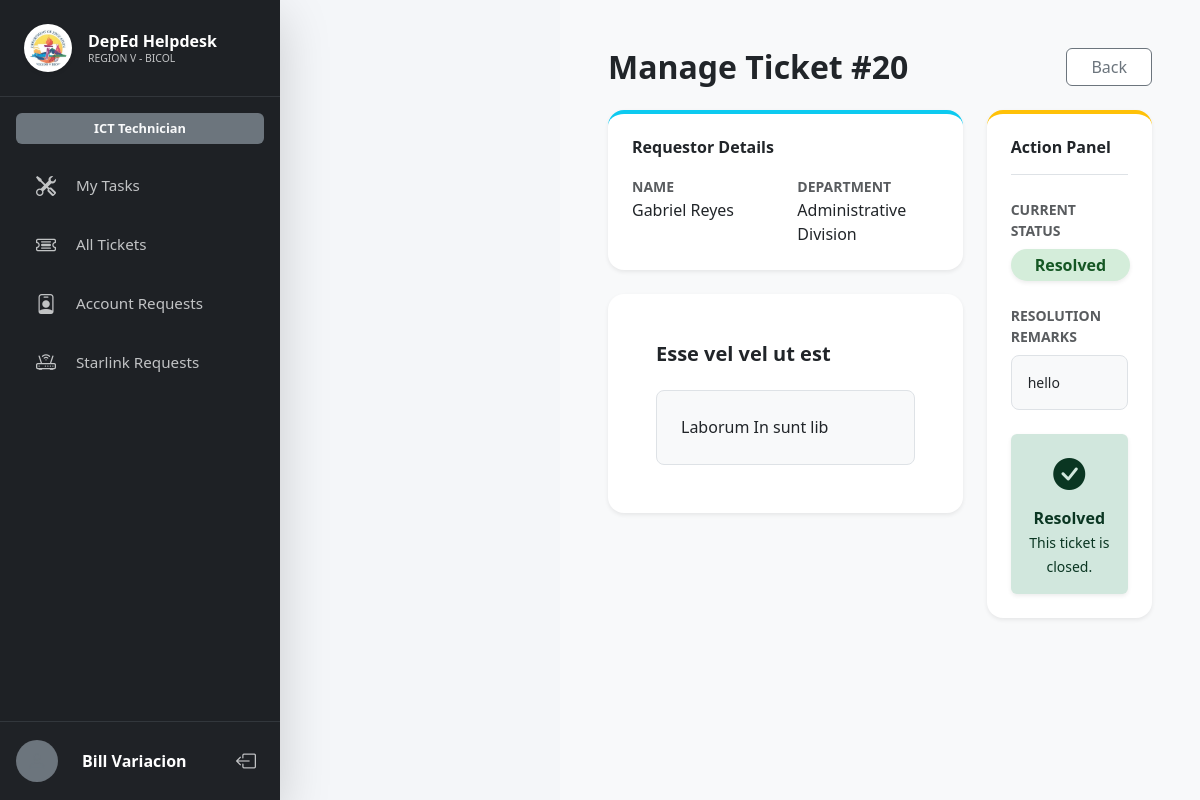
The app's page /manage_ticket.php?id=20 (signed in) with its own data.
### tables this page shows
CREATE TABLE `ticket` (
  `ticketId` int NOT NULL,
  `subject` varchar(150) NOT NULL,
  `description` text NOT NULL,
  `priority` enum('Low','Medium','High') DEFAULT 'Medium',
  `status` enum('Pending','Processing','Resolved','Completed') DEFAULT 'Pending',
  `remarks` text,
  `userId` int NOT NULL,
  `departmentId` int NOT NULL,
  `createdAt` timestamp NULL DEFAULT CURRENT_TIMESTAMP,
  `updatedAt` datetime DEFAULT CURRENT_TIMESTAMP ON UPDATE CURRENT_TIMESTAMP,
  `assignedTo` int DEFAULT NULL,
  `categoryId` int DEFAULT NULL,
  `technician_signature` longtext
);

CREATE TABLE `users` (
  `userId` int NOT NULL,
  `employeeId` varchar(50) DEFAULT NULL,
  `email` varchar(100) NOT NULL,
  `role` enum('User','Officer','Technician') NOT NULL,
  `positionID` int DEFAULT NULL,
  `password` varchar(255) NOT NULL,
  `firstName` varchar(100) NOT NULL,
  `middleName` varchar(100) DEFAULT NULL,
  `lastName` varchar(100) NOT NULL,
  `suffix` varchar(20) DEFAULT NULL,
  `phone` varchar(20) DEFAULT NULL,
  `profilePicture` varchar(255) DEFAULT NULL,
  `departmentId` int NOT NULL,
  `divisionId` int DEFAULT NULL,
  `createdAt` timestamp NULL DEFAULT CURRENT_TIMESTAMP,
  `signature` longtext,
  `isActive` tinyint(1) DEFAULT '1',
  `activationToken` varchar(64) DEFAULT NULL,
  `tokenExpiresAt` datetime DEFAULT NULL,
  `isApproved` tinyint(1) DEFAULT '0',
  `googleId` varchar(64) DEFAULT NULL,
  `avatarUrl` varchar(512) DEFAULT NULL
);

CREATE TABLE `department` (
  `departmentId` int NOT NULL,
  `departmentCode` text NOT NULL,
  `departmentName` text NOT NULL,
  `section_unit` text NOT NULL,
  `departmentHead` text NOT NULL,
  `positionID` int DEFAULT NULL
);

### manage_ticket.php (the view, shortened to what this page needs)
<?php
require_once 'db.php';
$ticketId = $_GET['id'] ?? null;
$sql = "SELECT t.*, u.firstName, u.lastName, d.departmentName
        FROM ticket t
        JOIN users u ON t.userId = u.userId
        LEFT JOIN department d ON u.departmentId = d.departmentId
        WHERE t.ticketId = ?";
$stmt = $pdo->prepare($sql);
$stmt->execute([$ticketId]);
$ticket = $stmt->fetch();
$techStmt = $pdo->query("SELECT userId, firstName, lastName FROM users WHERE role IN ('Technician', 'Officer') AND isApproved = 1 ORDER BY firstName ASC");
$technicians = $techStmt->fetchAll();
include 'head.php';
?>
<body>
    <div class="d-flex flex-column flex-md-row" style="min-height: 100vh;">
        <div style="width: 280px; flex-shrink: 0;"></div>
        <?php include 'sidebar.php'; ?>
        <div class="flex-grow-1 bg-light main-content" style="min-height: 100vh; overflow-y: auto;">
            <div class="container-fluid py-5 px-5">
                <div class="d-flex justify-content-between align-items-center mb-4">
                    <h2 class="fw-bold text-dark mb-0">Manage Ticket #<?php echo htmlspecialchars($ticketId); ?></h2>
                    <button onclick="history.back()" class="btn btn-outline-secondary px-4 bg-white">Back</button>
                </div>
                <div class="row g-4">
                    <div class="col-lg-8">
                        <div class="card border-0 shadow-sm rounded-4 mb-4" style="border-top: 4px solid #0dcaf0 !important;">
                            <div class="card-body p-4">
                                <h6 class="fw-bold text-dark mb-3">Requestor Details</h6>
                                <div class="row">
                                    <div class="col-md-6">
                                        <label class="small text-muted fw-bold">NAME</label>
                                        <div class="text-dark"><?php echo htmlspecialchars($ticket['firstName'] . ' ' . $ticket['lastName']); ?></div>
                                    </div>
                                    <div class="col-md-6">
                                        <label class="small text-muted fw-bold">DEPARTMENT</label>
                                        <div class="text-dark"><?php echo htmlspecialchars($ticket['departmentName'] ?? 'No Department'); ?></div>
                                    </div>
                                </div>
                            </div>
                        </div>
                        <div class="card border-0 shadow-sm rounded-4">
                            <div class="card-body p-4 p-md-5">
                                <h5 class="fw-bold text-dark mb-4"><?php echo htmlspecialchars($ticket['subject']); ?></h5>
                                <div class="p-4 bg-light rounded-3 border text-dark" style="font-size: 1rem; line-height: 1.6;">
                                    <?php echo nl2br(htmlspecialchars($ticket['description'])); ?>
                                </div>
                            </div>
                        </div>
                    </div>
                    <div class="col-lg-4">
                        <div class="card border-0 shadow-sm rounded-4 p-4" style="border-top: 4px solid #ffc107 !important;">
                            <h6 class="fw-bold text-dark border-bottom pb-3 mb-4">Action Panel</h6>
                            <div class="mb-4">
                                <label class="small text-muted fw-bold mb-2">CURRENT STATUS</label>
                                <div>
                                    <?php
                                    $badgeClass = match ($ticket['status']) {
                                        'Pending' => 'bg-warning text-dark',
                                        'Processing' => 'bg-primary',
                                        'Resolved' => 'bg-success',
                                        'Completed' => 'bg-success',
                                        default => 'bg-secondary'
                                    };
                                    ?>
                                    <span class="badge <?php echo $badgeClass; ?> fs-6 px-4 py-2 rounded-pill shadow-sm">
                                        <?php echo htmlspecialchars($ticket['status']); ?>
                                    </span>
                                </div>
                            </div>
                            <?php if ($ticket['status'] === 'Pending'): ?>
                                <form method="POST" class="mb-4 pb-4 border-bottom">
                                    <div class="mb-3">
                                        <label class="small text-muted fw-bold mb-2">ASSIGN TO IT PERSONNEL</label>
                                        <select name="assigned_to" class="form-select bg-light" required>
                                            <option value="" disabled selected>-- Select Technician --</option>
                                            <?php foreach ($technicians as $tech): ?>
                                                <option value="<?php echo $tech['userId']; ?>" <?php echo ($tech['userId'] == $_SESSION['user_id']) ? 'selected' : ''; ?>>
                                                    <?php echo htmlspecialchars($tech['firstName'] . ' ' . $tech['lastName']); ?>
                                                </option>
                                            <?php endforeach; ?>
                                        </select>
                                    </div>
                                    <button type="submit" name="assign_ticket" class="btn btn-primary fw-bold w-100 py-2 shadow-sm rounded-3">
                                        <i class="bi bi-person-gear me-2"></i> ASSIGN TICKET
                                    </button>
                                </form>
                                <form method="POST">
                                    <div class="mb-3">
                                        <label class="small text-muted fw-bold mb-2">DIRECT RESOLVE (REMARKS)</label>
                                        <textarea name="remarks" class="form-control bg-light" rows="3" placeholder="Enter resolution details..." required></textarea>
                                    </div>
                                    <button type="submit" name="resolve_ticket" class="btn btn-success fw-bold w-100 py-2 shadow-sm rounded-3">
                                        <i class="bi bi-check-circle-fill me-2"></i> RESOLVE TICKET
                                    </button>
                                </form>
                            <?php else: ?>
                                <div class="mb-4">
                                    <label class="small text-muted fw-bold mb-2">RESOLUTION REMARKS</label>
                                    <div class="p-3 bg-light rounded-3 border text-dark small">
                                        <?php echo nl2br(htmlspecialchars($ticket['remarks'] ?? 'No remarks provided.')); ?>
                                    </div>
                                </div>
                                <div class="alert alert-success text-center mb-0 border-0 shadow-sm py-3">
                                    <i class="bi bi-check-circle-fill d-block fs-2 mb-2"></i>
                                    <strong><?php echo $ticket['status']; ?></strong><br>
                                    <small>This ticket is closed.</small>
                                </div>
                            <?php endif; ?>
                        </div>
                    </div>
                </div>
            </div>
        </div>
    </div>
</body>
</html>

### style.css (style rules this page uses)
:root { --deped-green: #1b5e20; --deped-gold: #fbc02d; --sidebar-bg: #1a1c1e; --bg-light: #f4f6f9; --card-radius: 12px; }
body { font-family: 'Segoe UI', Tahoma, Geneva, Verdana, sans-serif; background-color: var(--bg-light); }
.main-content { margin-left: 280px; width: calc(100% - 280px); }
.badge.bg-success { background-color: #d4edda !important; color: #155724; }

### records on screen
ticket: userId.lastName "Gabriel Reyes", departmentId.departmentName "Administrative Division", subject "Esse vel vel ut est", description "Laborum In sunt lib", status "Resolved", remarks "hello"

### other values on screen
$displayName "Bill Variacion"
$ticketId "20"
